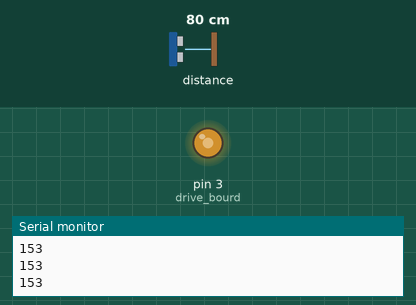
Simulated run of this sketch. Board: Arduino Uno, built with avr-gcc and run on an emulated ATmega328P. Shown: output pins drawn as LEDs (lit = HIGH), the last lines printed to the serial monitor. Inputs (shaded band) come from the test bench; at power-on: distance to the obstacle 80 cm.

Above: at 1.2 s.
1.3 s: distance to the obstacle set to 2 cm
At 2.5 s:
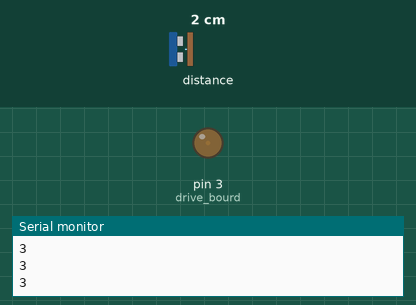
2.8 s: distance to the obstacle set to 35 cm
At 3.7 s:
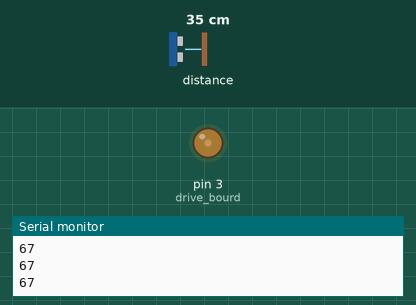
4.3 s: distance to the obstacle set to 120 cm
At 4.9 s:
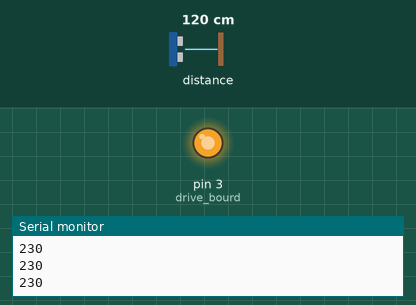
Timing chart, 0 to 7.3 s (numbered marks = the images above; inputs shaded):
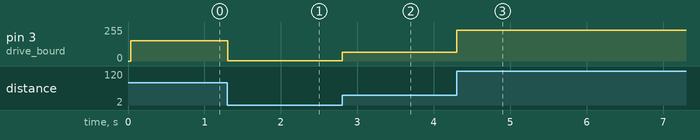

The sketch:

right_sensor_bourd_mk5.ino
```cpp
#include <Wire.h>
#include <VL53L0X.h>

VL53L0X sensor;

#define drive_bourd 3

int right_sensor;

void setup(){
  Serial.begin(9600);
  Wire.begin();

  //initalize sensor
  sensor.init();
  sensor.setTimeout(500);
  sensor.startContinuous();

  //initalize pins
  pinMode(drive_bourd, OUTPUT);
}

void loop(){
  if (sensor.timeoutOccurred()) { Serial.print(" TIMEOUT"); }

  right_sensor = map(sensor.readRangeContinuousMillimeters(), 0, 1300, 0, 250);

  if (right_sensor > 250){
    right_sensor = 255;
  }

  analogWrite(drive_bourd, right_sensor);

  Serial.println(right_sensor);
}
```

Measured:
- after the input at 1.3 s, pin 3 (drive_bourd): 153/255 → 3/255 at once
- after the input at 2.8 s, pin 3 (drive_bourd): 3/255 → 67/255 at once
- after the input at 4.3 s, pin 3 (drive_bourd): 67/255 → 230/255 at once
